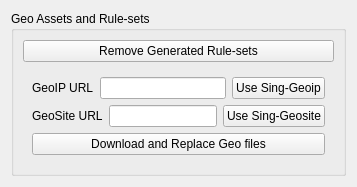
                    <widget class="QWidget" name="tab">
                        <attribute name="title">
                            <string>Assets</string>
                        </attribute>
                        <layout class="QVBoxLayout" name="verticalLayout_7">
                            <item>
                                <widget class="QGroupBox" name="groupBox_3">
                                    <property name="title">
                                        <string>Geo Assets and Rule-sets</string>
                                    </property>
                                    <layout class="QVBoxLayout" name="verticalLayout_8">
                                        <item>
                                            <widget class="QPushButton" name="remove_srs_btn">
                                                <property name="toolTip">
                                                    <string>&lt;html&gt;&lt;head/&gt;&lt;body&gt;&lt;p&gt;Remove the
                                                        currently generated rule-sets so that they can be regenerated&lt;/p&gt;&lt;/body&gt;&lt;/html&gt;
                                                    </string>
                                                </property>
                                                <property name="text">
                                                    <string>Remove Generated Rule-sets</string>
                                                </property>
                                            </widget>
                                        </item>
                                        <item>
                                            <widget class="QWidget" name="widget" native="true">
                                                <layout class="QVBoxLayout" name="verticalLayout_9">
                                                    <item>
                                                        <layout class="QHBoxLayout" name="horizontalLayout_11">
                                                            <item>
                                                                <widget class="QLabel" name="geoip_url_l">
                                                                    <property name="text">
                                                                        <string>GeoIP URL</string>
                                                                    </property>
                                                                </widget>
                                                            </item>
                                                            <item>
                                                                <widget class="QLineEdit" name="geoip_url"/>
                                                            </item>
                                                            <item>
                                                                <widget class="QPushButton" name="geoip_auto_btn">
                                                                    <property name="toolTip">
                                                                        <string>&lt;html&gt;&lt;head/&gt;&lt;body&gt;&lt;p&gt;Sets
                                                                            the URL to the latest sing-geoip release URL&lt;/p&gt;&lt;/body&gt;&lt;/html&gt;
                                                                        </string>
                                                                    </property>
                                                                    <property name="text">
                                                                        <string>Use Sing-Geoip</string>
                                                                    </property>
                                                                </widget>
                                                            </item>
                                                        </layout>
                                                    </item>
                                                    <item>
                                                        <layout class="QHBoxLayout" name="horizontalLayout_14">
                                                            <item>
                                                                <widget class="QLabel" name="geosite_url_l">
                                                                    <property name="text">
                                                                        <string>GeoSite URL</string>
                                                                    </property>
                                                                </widget>
                                                            </item>
                                                            <item>
                                                                <widget class="QLineEdit" name="geosite_url"/>
                                                            </item>
                                                            <item>
                                                                <widget class="QPushButton" name="geosite_auto_btn">
                                                                    <property name="toolTip">
                                                                        <string>&lt;html&gt;&lt;head/&gt;&lt;body&gt;&lt;p&gt;Sets
                                                                            the URL to the latest sing-geosite release
                                                                            URL&lt;/p&gt;&lt;/body&gt;&lt;/html&gt;
                                                                        </string>
                                                                    </property>
                                                                    <property name="text">
                                                                        <string>Use Sing-Geosite</string>
                                                                    </property>
                                                                </widget>
                                                            </item>
                                                        </layout>
                                                    </item>
                                                    <item>
                                                        <widget class="QPushButton" name="download_geo_btn">
                                                            <property name="text">
                                                                <string>Download and Replace Geo files</string>
                                                            </property>
                                                        </widget>
                                                    </item>
                                                </layout>
                                            </widget>
                                        </item>
                                    </layout>
                                </widget>
                            </item>
                        </layout>
                    </widget>
